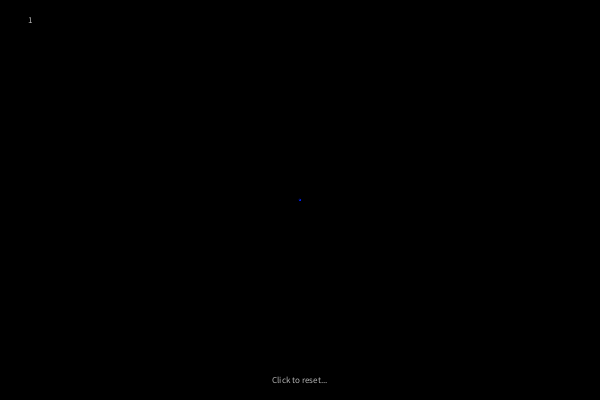
Frame 1 (no input)
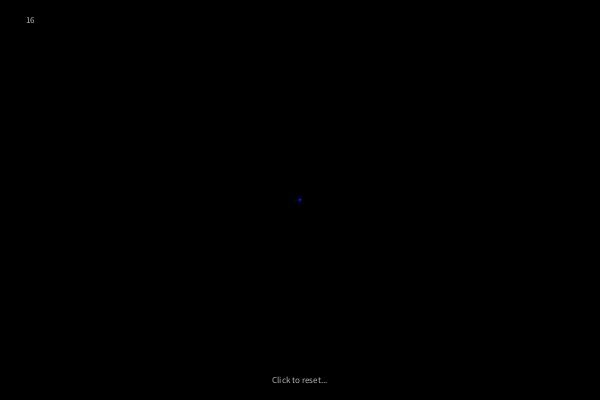
Frame 60 (the mouse pressed at the canvas centre just before this capture)
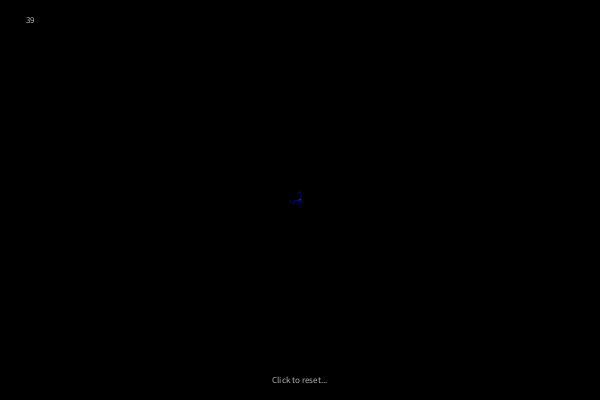
Frame 120 (the mouse held since frame 60 and released just before this capture)

The Processing sketch that drew these frames (run headless with seeded random() and noise(); from frame 60 on, the mouse is pressed at the canvas centre):

// Processing sketch: processing_49168
// ── processing_49168.pde

ArrayList nodes; //the structure is composed of a bunch of connected "nodes"
float boundary; //the radius of the boundary (limiting the area where new nodes grow)
int overallHue; //hold the color

//================================================================

void setup() {
  //some basic display settings
  size(600,400);
  smooth();
  textSize(9);
  textAlign(CENTER, CENTER);
  background(0);
  colorMode(HSB, 360, 100, 255);
  
  //create the initial root node
  nodes = new ArrayList();
  nodes.add(new node(width/2, height/2, -1));
  boundary = 6.0;
  overallHue = int(random(360));
}

//================================================================

void draw() {
  //draw all the nodes that have already been added
  background(0);
  for (int i=0; i<nodes.size(); i++) {
    node n = (node) nodes.get(i);
    n.show();
  }
  
  //try to add a new node to the structure
  throwNode();
  
  //text stuff
  fill(255);
  text("Click to reset...", width>>1, height-20);
  text(nodes.size(), 30, 20);
  
}

//================================================================

class node {
  float x, y; //position in 2D
  int pID; //parent ID (as stored in nodes ArrayList)
  int strength; //the more upstream nodes connected, the stronger the node
  //--------------------------------------------
  node(float posX, float posY, int parentID) {
    //initialize the new node
    x = posX;
    y = posY;
    pID = parentID;
    strength = 1;
  }
  //--------------------------------------------
  void show() {
    if (pID >= 0) { //every node except the root node has a pID greater than zero
      //float w = log(strength)/log(50)*50 + 50; //
      float w = log(strength) * 20 + 50; //get a nice gradient based on node's strength
      strokeWeight(w/128); //stronger nodes are thicker...
      stroke(overallHue,100,w);  //...and brighter, too
      node parent = (node) nodes.get(pID); //get this node's parent
      line(x, y, parent.x, parent.y); //connect the dots
    }
    else {
      //this is the root node, so we'll just show a dot
      fill(overallHue,100, 255);
      ellipse(x, y, 3, 3);
    }
  }
  //--------------------------------------------
  boolean inRange(float posX, float posY) {
    //checks if the coodinates are next to this node (will be used by new nodes looking for a home)
    float range = 2;
    return sqrt(sq(posX - x) + sq(posY - y)) < range;
  }
  //--------------------------------------------
  void strengthen() {
    //increases strength of this node and all the recursive parents back to the root
    strength++;
    if (pID >= 0) {
      node pn = (node) nodes.get(pID);
      pn.strengthen();
    } 
  }
}

//================================================================

void reset() {
  //clear out all the nodes and start over
  nodes.clear();
  nodes.add(new node(mouseX, mouseY, -1));
  boundary = 6.0;
  overallHue = int(random(360));
}

//================================================================

void mouseReleased() {
  //reset on a mouse clicks
  reset();
}

//================================================================

void throwNode() {
  node n = (node) nodes.get(0); //need to reference the root node since the boundary is achored to it
  PVector pos = getBoundaryPos(true); //the position of the new node - starts on the boundary...
  PVector endPos = getBoundaryPos(false); //...and heads toward this random position (also on the boundary)
  PVector dir = PVector.sub(endPos, pos); //...this vector is the direction it will go
  dir.normalize(); //...one pixel at a time
  float oldBoundry = boundary; //boundry values may get changed so we need to keep track of what it was
  boolean bDone = false; //need to know when to jump out of our while loop
  
  while(!bDone) {
    float dst = sqrt(sq(pos.x - n.x) + sq(pos.y - n.y)); //get the new node's current distance from the root node
    for (int i=0; i<nodes.size(); i++) { //we'll go through each node in the structure to see if our new node is close enough to stick
      node t = (node) nodes.get(i); //load a node
      if (t.inRange(pos.x, pos.y)) { //check if it's close enough - if so we have a winner!
        node winner = new node(pos.x, pos.y, i); //define the new node
        winner.strengthen(); //strengthen it and all it's parents by one
        nodes.add(winner); //add it to the array list
        if (dst >= boundary) //check if the new node falls outside the boundaries...
          boundary = dst + 5; //bump it the boundaries out a bit if it is
        fill(255); ellipse(pos.x, pos.y, 2, 2); //show a sparkly dot
        bDone = true; //end the while-loop
        break; //break out of the for-loop
      }
    }
    if (dst >= oldBoundry) bDone = true; //end the while-loop if the node falls outside the boundaries
    pos.add(dir); //move the node one spot closer toward the endPos
    }
}

//================================================================

PVector getBoundaryPos(boolean bOnScreenOnly) {
  //pick a spot on the boundry
  node n = (node) nodes.get(0); //the boundary is achored to root node
  float angle = random(TWO_PI); //the boundry is circular, so we can just pick an angle to get our spot
  PVector pos = new PVector(sin(angle)*boundary + n.x, cos(angle)*boundary + n.y);  //geometry rocks
  if (bOnScreenOnly) { //the boundary may extend off the screen and we sometimes only want points on-screen
    while (pos.x < 0 || pos.y < 0 || pos.x >= width || pos.y >= height) { //boundry checking
      angle = random(TWO_PI); //pick another angle...
      pos = new PVector(cos(angle)*boundary + n.x, sin(angle)*boundary + n.y); //...set up the PVector again
    }
  }
  return pos;
}
